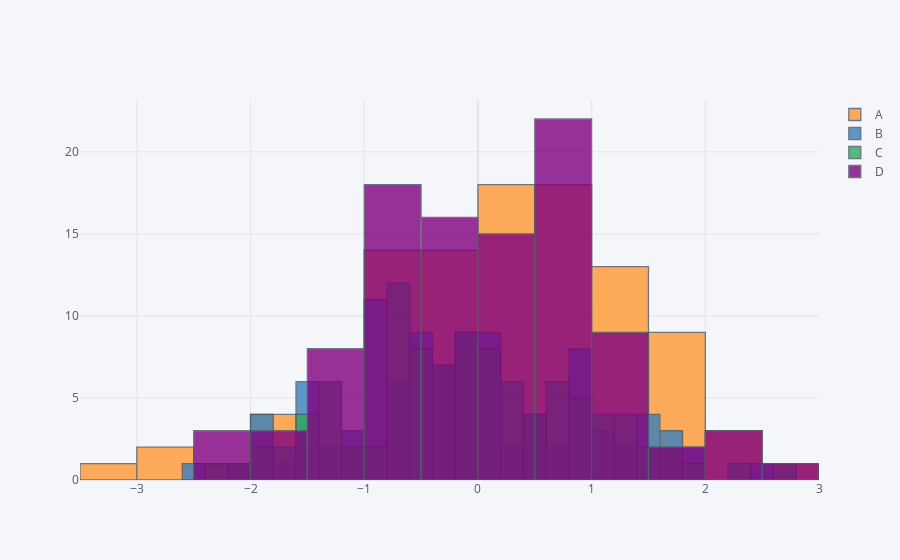

The cell this chart's notebook holds for it:
### Code cell
df.iplot(kind = 'hist', bins = 25)   # we get overlapping columns for cmparision
